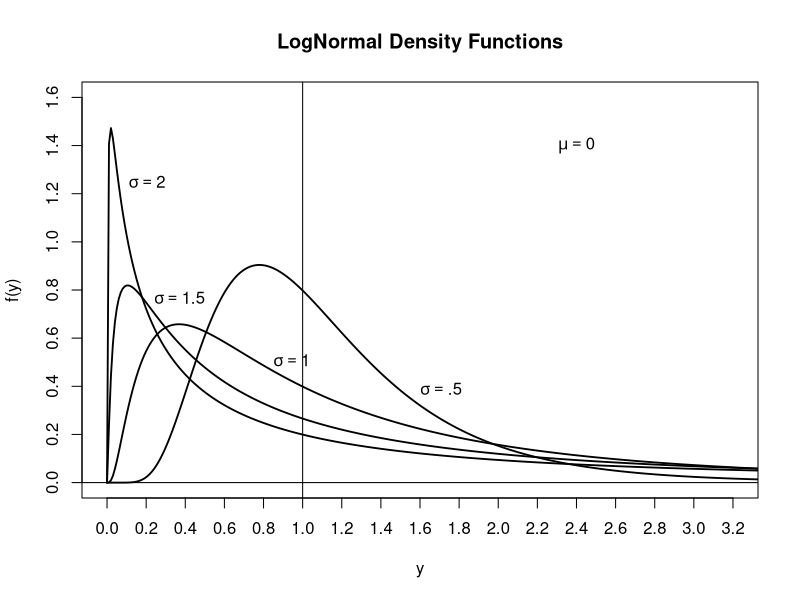

R code for this plot:
c1 = c(.5,1,1.75,2)
c2 = exp(.5*c1^2)
c3 = sqrt(exp(2*c1^2)-exp(c1^2))  
y = seq(0,10,.01)
X1 = dlnorm(y,1.133,0.6039)
X2 = dlnorm(y,1.649,2.161)
X3 = dlnorm(y,4.624,20.875)
X4 = dlnorm(y,7.389,54.0958)

Y1 = dlnorm(y,0,.5)
Y2 = dlnorm(y,0,.75)
Y3 = dlnorm(y,0,1)
Y4 = dlnorm(y,0,1.5)
Y5 = dlnorm(y,0,2)
Y6 = dlnorm(y,0,2.25)

Y = cbind(Y1,Y3,Y4,Y5)

postscript("u:/meth1/psfiles/lognormal.ps",horizontal=FALSE)


matplot(y,Y,type="l",xlim=c(0,3.2),ylim=c(0,1.6),
ylab="f(y)", xlab="y",lab=c(20,10,5),lty="solid",lwd=1.8,col="black",
main="LogNormal Density Functions")

text(2.4,1.4,substitute(mu=="0"))
text(.11,1.25,substitute(sigma=="2"),adj=0)
text(.24,.77,substitute(sigma=="1.5"),adj=0)
text(.85,.51,substitute(sigma=="1"),adj=0)
text(1.6,.39,substitute(sigma==".5"),adj=0)
abline(h=0)
abline(v=1)

graphics.off()
 

